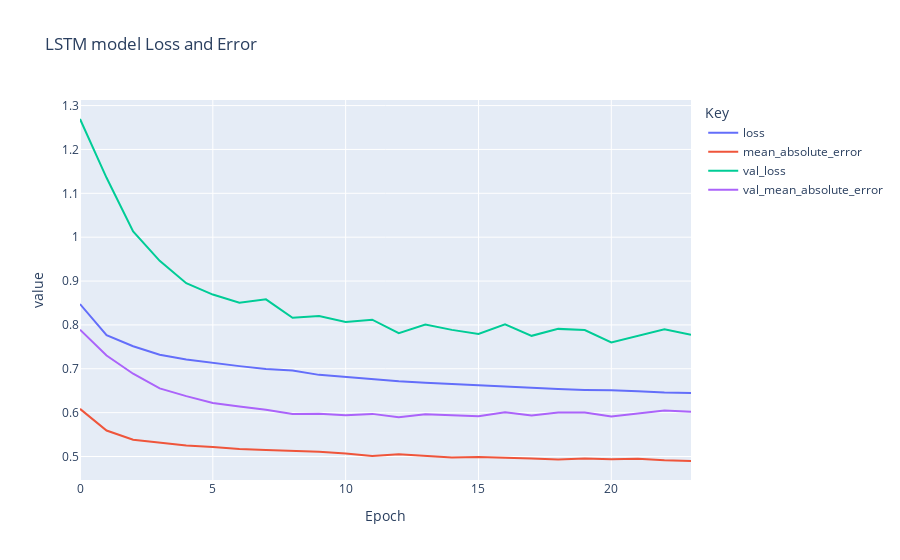

Notebook code cell kept with this figure:
### Code cell
lstm_err_fig = px.line(lstm_history.history, title = 'LSTM model Loss and Error', labels = {'index': 'Epoch', 'variable': 'Key'})
lstm_err_fig.show()

### Figure 1 — Plotly figure (JSON) as saved in the notebook; plotly's stock layout.template omitted (floating-point values rounded to 4 significant figures)
{"data": [{"hovertemplate": "Key=loss<br>Epoch=%{x}<br>value=%{y}<extra></extra>", "legendgroup": "loss", "line": {"color": "#636efa", "dash": "solid"}, "mode": "lines", "name": "loss", "orientation": "v", "showlegend": true, "type": "scatter", "x": [0, 1, 2, 3, 4, 5, 6, 7, 8, 9, 10, 11, 12, 13, 14, 15, 16, 17, 18, 19, 20, 21, 22, 23], "xaxis": "x", "y": [0.8476, 0.7767, 0.7514, 0.7322, 0.7212, 0.7133, 0.7061, 0.6996, 0.6961, 0.6861, 0.6811, 0.6765, 0.6715, 0.668, 0.6652, 0.6615, 0.6582, 0.657, 0.6537, 0.6517, 0.651, 0.6485, 0.6458, 0.6448], "yaxis": "y"}, {"hovertemplate": "Key=mean_absolute_error<br>Epoch=%{x}<br>value=%{y}<extra></extra>", "legendgroup": "mean_absolute_error", "line": {"color": "#EF553B", "dash": "solid"}, "mode": "lines", "name": "mean_absolute_error", "orientation": "v", "showlegend": true, "type": "scatter", "x": [0, 1, 2, 3, 4, 5, 6, 7, 8, 9, 10, 11, 12, 13, 14, 15, 16, 17, 18, 19, 20, 21, 22, 23], "xaxis": "x", "y": [0.6086, 0.5592, 0.5383, 0.5317, 0.5251, 0.5216, 0.5172, 0.5149, 0.513, 0.5106, 0.5066, 0.5014, 0.5054, 0.5007, 0.4977, 0.4987, 0.4974, 0.4955, 0.4929, 0.4957, 0.494, 0.4951, 0.4912, 0.4898], "yaxis": "y"}, {"hovertemplate": "Key=val_loss<br>Epoch=%{x}<br>value=%{y}<extra></extra>", "legendgroup": "val_loss", "line": {"color": "#00cc96", "dash": "solid"}, "mode": "lines", "name": "val_loss", "orientation": "v", "showlegend": true, "type": "scatter", "x": [0, 1, 2, 3, 4, 5, 6, 7, 8, 9, 10, 11, 12, 13, 14, 15, 16, 17, 18, 19, 20, 21, 22, 23], "xaxis": "x", "y": [1.269, 1.135, 1.013, 0.946, 0.895, 0.8692, 0.8506, 0.8583, 0.8163, 0.8201, 0.8068, 0.812, 0.781, 0.801, 0.7887, 0.7792, 0.8015, 0.7751, 0.791, 0.7883, 0.76, 0.7748, 0.7901, 0.7778], "yaxis": "y"}, {"hovertemplate": "Key=val_mean_absolute_error<br>Epoch=%{x}<br>value=%{y}<extra></extra>", "legendgroup": "val_mean_absolute_error", "line": {"color": "#ab63fa", "dash": "solid"}, "mode": "lines", "name": "val_mean_absolute_error", "orientation": "v", "showlegend": true, "type": "scatter", "x": [0, 1, 2, 3, 4, 5, 6, 7, 8, 9, 10, 11, 12, 13, 14, 15, 16, 17, 18, 19, 20, 21, 22, 23], "xaxis": "x", "y": [0.7891, 0.7302, 0.6887, 0.6553, 0.6376, 0.6222, 0.6141, 0.6069, 0.597, 0.5977, 0.5943, 0.5972, 0.5893, 0.5965, 0.5943, 0.5921, 0.601, 0.5936, 0.6004, 0.6003, 0.5914, 0.5976, 0.605, 0.602], "yaxis": "y"}], "layout": {"legend": {"title": {"text": "Key"}, "tracegroupgap": 0}, "title": {"text": "LSTM model Loss and Error"}, "xaxis": {"anchor": "y", "domain": [0, 1], "title": {"text": "Epoch"}}, "yaxis": {"anchor": "x", "domain": [0, 1], "title": {"text": "value"}}}}
